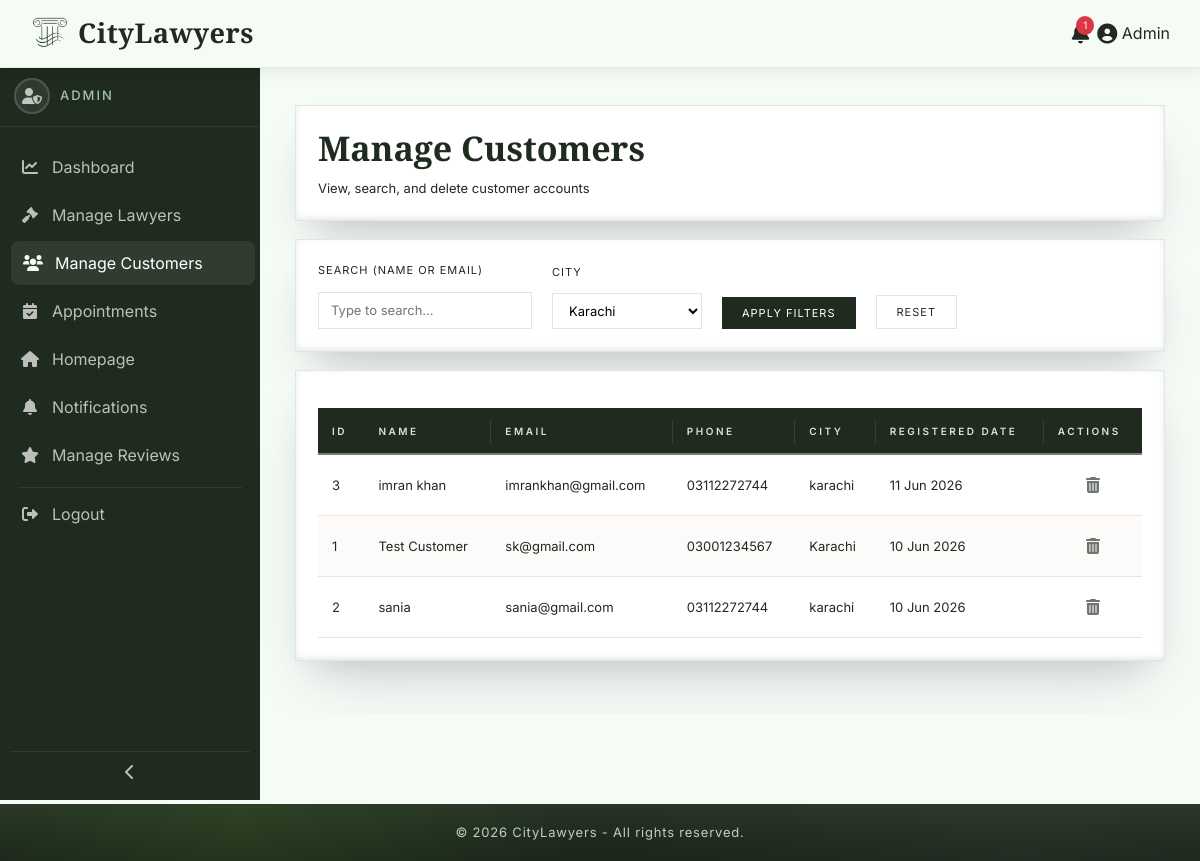
The page /admin/manage-customers.php?city=Karachi (signed in) on the database its author committed.
### tables this page shows
CREATE TABLE `customers` (
  `id` int(11) NOT NULL,
  `name` varchar(100) NOT NULL,
  `email` varchar(100) NOT NULL,
  `password` varchar(255) NOT NULL,
  `phone` varchar(20) DEFAULT NULL,
  `address` text DEFAULT NULL,
  `city` varchar(50) DEFAULT NULL,
  `reg_date` date DEFAULT NULL,
  `status` enum('active','inactive') DEFAULT 'active'
);

### admin/manage-customers.php (the view, shortened to what this page needs)
<?php
require_once '../includes/config.php';
$search = isset($_GET['search']) ? trim($_GET['search']) : '';
$city   = isset($_GET['city']) ? $_GET['city'] : '';
$conditions = [];
$params = [];
if (!empty($city)) {
    $conditions[] = "city = :city";
    $params[':city'] = $city;
}
$where = !empty($conditions) ? "WHERE " . implode(" AND ", $conditions) : "";
$cityStmt = $conn->prepare("SELECT DISTINCT city FROM customers WHERE city IS NOT NULL AND city != '' ORDER BY city");
$cityStmt->execute();
$cities = $cityStmt->fetchAll(PDO::FETCH_ASSOC);
$limit = 10;
$page = isset($_GET['page']) ? (int)$_GET['page'] : 1;
$offset = ($page - 1) * $limit;
$sql = "SELECT * FROM customers $where ORDER BY reg_date DESC LIMIT :limit OFFSET :offset";
$stmt = $conn->prepare($sql);
$stmt->bindValue(':limit', $limit, PDO::PARAM_INT);
$stmt->bindValue(':offset', $offset, PDO::PARAM_INT);
foreach ($params as $key => $val) {
    $stmt->bindValue($key, $val);
}
$stmt->execute();
$customers = $stmt->fetchAll(PDO::FETCH_ASSOC);
include '../includes/header.php';
?>
<link rel="stylesheet" href="<?php echo BASE_URL; ?>assets/css/dashboard.css">
<link rel="stylesheet" href="<?php echo BASE_URL; ?>assets/css/tables.css">
<link rel="stylesheet" href="<?php echo BASE_URL; ?>assets/css/sidebar.css">
<div class="dashboard-wrapper">
    <?php include '../includes/dashboard-sidebar.php'; ?>
    <div class="main-content">
        <div class="dashboard-card">
            <h2 class="dashboard-title">Manage Customers</h2>
            <p class="dashboard-subtitle">View, search, and delete customer accounts</p>
        </div>
        <div class="dashboard-card">
            <form method="GET" action="">
                <div class="filter-row">
                    <div class="filter-group">
                        <label>Search (name or email)</label>
                        <input type="text" name="search" value="<?php echo htmlspecialchars($search); ?>" placeholder="Type to search...">
                    </div>
                    <div class="filter-group">
                        <label>City</label>
                        <select name="city">
                            <?php foreach ($cities as $c): ?>
                                <option value="<?php echo htmlspecialchars($c['city']); ?>" <?php echo $city == $c['city'] ? 'selected' : ''; ?>>
                                    <?php echo htmlspecialchars($c['city']); ?>
                                </option>
                            <?php endforeach; ?>
                        </select>
                    </div>
                    <div class="filter-group">
                        <button type="submit" class="filter-btn">Apply Filters</button>
                    </div>
                    <div class="filter-group">
                        <a href="manage-customers.php" class="reset-btn">Reset</a>
                    </div>
                </div>
            </form>
        </div>
        <div class="dashboard-card">
            <?php if (count($customers) > 0): ?>
                <div class="table-wrap">
                    <table class="dashboard-table">
                        <thead>
                            <tr>
                                <th>ID</th>
                                <th>Name</th>
                                <th>Email</th>
                                <th>Phone</th>
                                <th>City</th>
                                <th>Registered Date</th>
                                <th>Actions</th>
                            </tr>
                        </thead>
                        <tbody>
                            <?php foreach ($customers as $row): ?>
                            <tr>
                                <td><?php echo $row['id']; ?></td>
                                <td><?php echo htmlspecialchars($row['name']); ?></td>
                                <td><?php echo htmlspecialchars($row['email']); ?></td>
                                <td><?php echo htmlspecialchars($row['phone'] ?? '-'); ?></td>
                                <td><?php echo htmlspecialchars($row['city'] ?? '-'); ?></td>
                                <td><?php echo date('d M Y', strtotime($row['reg_date'])); ?></td>
                                <td>
                                    <div class="action-icons">
                                        <a href="?delete=<?php echo $row['id']; ?>"
                                           class="action-icon delete"
                                           data-tooltip="Delete"
                                           onclick="return confirm('Delete this customer permanently? This will also delete all their appointments.')">
                                            <i class="fas fa-trash-alt"></i>
                                        </a>
                                    </div>
                                </td>
                            </tr>
                            <?php endforeach; ?>
                        </tbody>
                    </table>
                </div>
            <?php else: ?>
                <p class="no-data">No customers found.</p>
            <?php endif; ?>
        </div>
    </div>
</div>
<?php include '../includes/dashboard-footer.php'; ?>

### assets/css/global.css (style rules this page uses)
:root { --primary-color: #1F2B1F; --accent-color: #2F5D3A; --sidebar-light: #445544; --secondary-color: #F5FBF5; --surface-color: #FFFFFF; --surface-alt: #F7F8F6; --charcoal-black: #171C17; --charcoal-light: #232A23; --text-dark: #232823; --text-gray: rgba(255,255,255,.75); --text-muted: #98A09A; --text-white: #FFFFFF; --muted-white: #E9ECE8; --icon-gray: #BFC6BF; --border-color: #E1E6E1; --border-light: #EFF2EF; --border-soft: 1px solid rgba(142,247,43,.18); --card-radius: 14px; --white: #FFFFFF; --success: #2F7D32; --warning: #9A6A14; --danger: #B23B3B; --info: #2E5C86; --status-pending-bg: #F7ECD1; --status-pending-text: #8C650F; --status-approved-bg: #DDECDC; --status-approved-text: #2F6A33; --status-rejected-bg: #F3DEDE; --status-rejected-text: #9A3737; --status-confirmed-bg: #DDECDC; --status-confirmed-text: #2F6A33; --status-completed-bg: #DFE9F5; --status-completed-text: #2E5C86; --status-cancelled-bg: #F3DEDE; --status-cancelled-text: #9A3737; --btn-primary-bg: var(--primary-color); --btn-primary-hover: #172117; --btn-accent-bg: var(--accent-color); --btn-accent-hover: #23482D; --btn-approve-bg: #2F7D32; --btn-reject-bg: #B23B3B; --btn-delete-bg: #232823; --btn-delete-text: #E1E6E1; --btn-text: #FFFFFF; --shadow-sm: 0 8px 20px rgba(0,0,0,.05); --shadow-md: 0 18px 35px rgba(0,0,0,.10); --shadow-lg: rgba(50,50,93,.18) 0 30px 60px -20px, rgba(0,0,0,.14) 0 18px 35px -18px, rgba(10,37,64,.10) 0 -2px 6px inset; --shadow-hover: 0 45px 80px rgba(0,0,0,.22), 0 18px 40px rgba(0,0,0,.12), 0 30px 55px rgba(0,0,0,.14); --shadow-green-strong: 0 20px 60px rgba(47, 93, 58, 0.30), 0 10px 30px rgba(31, 43, 31, 0.12), 0 0 80px rgba(47, 93, 58, 0.08); --transition-fast: .25s ease; --transition: .4s ease; --transition-slow: .55s cubic-bezier(.2,.8,.2,1); --gradient-overlay: radial-gradient( circle at center, rgba(38, 85, 38, 0) 0%, rgba(18,30,18,.70) 45%, rgba(6,8,6,.92) 100% ); --sidebar-gradient: linear-gradient( 180deg, var(--charcoal-black) 0%, #263326 35%, var(--primary-color) 75%, #314931 100% ); }
* { margin: 0; padding: 0; box-sizing: border-box; }
html { scroll-behavior: smooth; }
body { font-family: 'Inter', sans-serif; background: var(--secondary-color); color: var(--text-dark); overflow-x: hidden; padding-top: 74px; }
h1, h2, h3, h4, h5, h6 { font-family: 'Cormorant Garamond', serif; font-weight: 600; }
a { text-decoration: none; }
input[type="text"], input[type="email"], input[type="password"], input[type="number"], input[type="search"], textarea { cursor: text; }

### assets/css/dashboard.css (style rules this page uses)
:root { --sidebar-width: 260px; --sidebar-collapse: 70px; --navbar-height: 66px; }
body { padding-top: 0 !important; }
html, body { margin: 0; padding: 0; }
.dashboard-wrapper { display: block; margin-left: var(--sidebar-width); min-height: calc(100vh - var(--navbar-height, 66px)); transition: margin-left 0.35s ease; }
.main-content { min-width: 0; padding: 35px; background: var(--secondary-color); overflow-x: hidden; overflow-y: auto; margin-top:70px ; }
.dashboard-card { background: var(--surface-color); border: 1px solid var(--border-color); padding: 22px; margin-bottom: 18px; box-shadow: var(--shadow-lg); }
.dashboard-title { font-family: 'Cormorant Garamond', serif; font-size: 34px; color: var(--primary-color); margin: 0 0 10px; }
.dashboard-subtitle { margin: 0; color: var(--text-light); font-size: 13px; }
input[type="text"], input[type="email"], input[type="password"], input[type="number"], input[type="time"], select, textarea { width: 100%; padding: 10px; border: 1px solid var(--border-color); background: var(--white); font-size: 14px; border-radius: 0; box-shadow: none; }
.table-wrap { width: 100%; overflow-x: auto; }

### assets/css/sidebar.css (style rules this page uses)
:root { --sidebar-width: 260px; --sidebar-collapsed: 70px; --sidebar-bg: var(--primary-color); --sidebar-hover: rgba(255,255,255,.08); --text-muted: rgba(255,255,255,.7); --text-active: #fff; }

### rows shown on the page
customers: id "3", name "imran khan", email "imrankhan@gmail.com", phone "03112272744", city "karachi", reg_date "11 Jun 2026"
customers: id "1", name "Test Customer", email "sk@gmail.com", phone "03001234567", city "Karachi", reg_date "10 Jun 2026"
customers: id "2", name "sania", email "sania@gmail.com", phone "03112272744", city "karachi", reg_date "10 Jun 2026"

### other values the page prints
SITE_NAME "CityLawyers"
$unread_count "1"
$user_name "Admin"
$user_name "ADMIN"
form field city "Karachi"
